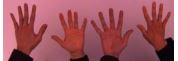
#> input picture Python/Modelado/TrabajoClase/Practica_gatos/testmanos2.JPG, 178 x 61 px
$ python -i DigitosCamara.py   (imports and definitions only)
#> lines starting #> are read from the running program, lines starting #| are printed output that depends on the picture; after the words box and inside, x2 and y2 are one past the last pixel; in counts of white or black regions, pixels touching at a corner belong together
#> further down, picture is the input picture: shape (61, 178, 3); mean B, G, R 97, 87.3, 158.8
### Python/Modelado/TrabajoClase/Red_Neuronal.py
from errno import errorcode
import h5py
import numpy
import scipy.optimize
import cv2
import matplotlib.pyplot as pl

class RedNeuronal:

    def __init__(self):
        self.X = None
        self.y = None
        self.theta1 = None
        self.theta2 = None
        self.lambda_ = 0
        self.capa1 = None
        self.capa2 = None
        self.capa3 = None
        self.ProcessImg=None

    def fit(self, x, y):
        self.X = x
        self.y = y

    def sigmoide(self, z):
        s = 1 / (1 + numpy.exp(-z))
        return s
    def inicializar(self,epsilon=0.12):
        self.theta1=numpy.random.rand(self.capa2,(self.capa1+1))*2*epsilon-epsilon
        self.theta2=numpy.random.rand(self.capa3,(self.capa2+1))*2*epsilon-epsilon
    # [18 lines left out: functions cargar_parametros, GuardarParams, predecir, not called in this run]
    def derivadaSigmoide(self,a):
        return self.sigmoide(a)*(1-self.sigmoide(a))
    # [55 lines left out: functions getCrossedEntropy, entrenar, not called in this run]
    def setProcessImg(self,Method):
        self.ProcessImg=Method
    """
    def ProcessImg(self,Img):
        GrayImage=cv2.cvtColor(Img,cv2.COLOR_BGR2GRAY)
        GaussianFilter=cv2.GaussianBlur(GrayImage,(5,5),0)
        ret,imagen_bn=cv2.threshold(GaussianFilter,90,255,cv2.THRESH_BINARY_INV)
        return imagen_bn.reshape(1,-1)
        """
    # [26 lines left out: function ProbarLambda, not called in this run]


### Python/Modelado/TrabajoClase/DigitosCamara.py
#%%
import numpy


import matplotlib.pyplot as pl
import numpy
import h5py
import cv2
from Red_Neuronal import *

r=RedNeuronal()
# [1 line not run here, left out]
#test=cv2.imread('../Files/test/testgrande.jpg')

#test=test[:,:,:]
def ProcessImg(Img):
        GrayImage=cv2.cvtColor(Img,cv2.COLOR_BGR2GRAY)
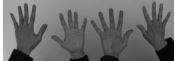
#> GrayImage: shape (61, 178); min 2, max 255, mean 109.8
        GaussianFilter=cv2.GaussianBlur(GrayImage,(5,5),0)
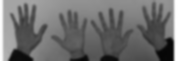
#> GaussianFilter: shape (61, 178); min 5, max 255, mean 109.8

        ret,imagen_bn=cv2.threshold(GaussianFilter,90,255,cv2.THRESH_BINARY_INV)
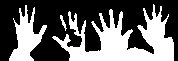
#> imagen_bn: shape (61, 178); 38.5% white; 3 white regions
        grupos,_=cv2.findContours(imagen_bn.copy(),cv2.RETR_EXTERNAL,cv2.CHAIN_APPROX_SIMPLE)
#> grupos = 3 contours; box (x1, y1, x2, y2) and area: (52, 4, 174, 61) 2820, (9, 5, 47, 61) 838, (60, 15, 67, 31) 22

        ventanas= [cv2.boundingRect(g) for g in grupos]
#> ventanas = [(60, 15, 7, 16), (9, 5, 38, 56), (52, 4, 122, 57)]
        a=[]
        for v in ventanas:
                #cv2.rectangle(imagen_bn,(v[0],v[1]),(v[0]+v[2],+v[1]+v[3]),(255,0,0),2)
                espacio=int(v[3]*1.6)
                p1=int((v[1]+v[3]//2))-espacio//2
                p2=int((v[0]+v[2]//2))-espacio//2

                digito=imagen_bn[p1:p1+espacio,p2:p2+espacio]
                if p2>0 and p1>0 and espacio>40:
                        height,width=digito.shape
                        rescaled = cv2.resize(digito, (0, 0), fx=20/width, fy=20/height)
                        rescaled=rescaled.T
                        rescaled=rescaled.reshape(1,-1)
                        identified=r.predecir(rescaled)
                        #print(identified)
                        cv2.putText(Img,str(identified),(v[0],v[1]-20),cv2.FONT_HERSHEY_SIMPLEX,2,(0,255,0))
                pl.imshow(Img)
#> this loop made 3 passes
#> (v, espacio, p1, p2) on passes 1 to 3: ((60, 15, 7, 16), 25, 11, 51), ((9, 5, 38, 56), 89, -11, -16), ((52, 4, 122, 57), 91, -13, 68)
#> pass 1, in ProcessImg, `digito=imagen_bn[p1:p1+espacio,p2:p2+espacio]`:
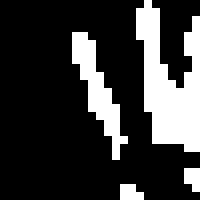
#> digito: shape (25, 25) (shown 8 times larger); 22.2% white; 4 white regions (2 under 20 px), largest, box (x1, y1, x2, y2) and area: (17, 0, 25, 19) 90, (9, 4, 16, 20) 39
        return Img


# [8 lines not run here, left out]
#a [2,5,0,1,2,5,9,8]

>>> import cv2
>>> picture = cv2.imread('Practica_gatos/testmanos2.JPG')
>>> result = ProcessImg(picture)
#> figure, not shown here; B, G, R data is drawn as R, G, B
